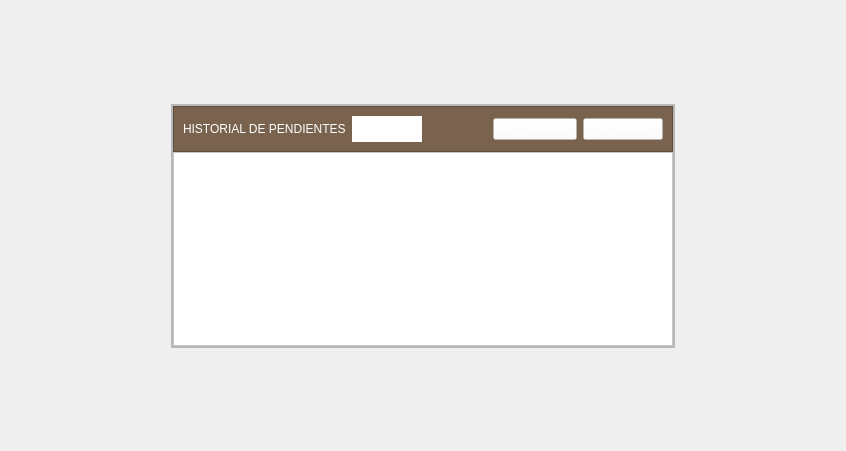
<?xml version="1.0" encoding="UTF-8"?>
<ui version="4.0">
 <class>Tasks</class>
 <widget class="QWidget" name="Tasks">
  <property name="geometry">
   <rect>
    <x>0</x>
    <y>0</y>
    <width>846</width>
    <height>451</height>
   </rect>
  </property>
  <property name="windowTitle">
   <string>Form</string>
  </property>
  <layout class="QVBoxLayout" name="verticalLayout">
   <property name="spacing">
    <number>0</number>
   </property>
   <property name="leftMargin">
    <number>0</number>
   </property>
   <property name="topMargin">
    <number>0</number>
   </property>
   <property name="rightMargin">
    <number>0</number>
   </property>
   <property name="bottomMargin">
    <number>0</number>
   </property>
   <item>
    <spacer name="verticalSpacer">
     <property name="orientation">
      <enum>Qt::Vertical</enum>
     </property>
     <property name="sizeHint" stdset="0">
      <size>
       <width>20</width>
       <height>96</height>
      </size>
     </property>
    </spacer>
   </item>
   <item>
    <layout class="QHBoxLayout" name="horizontalLayout_3">
     <item>
      <spacer name="horizontalSpacer_3">
       <property name="orientation">
        <enum>Qt::Horizontal</enum>
       </property>
       <property name="sizeHint" stdset="0">
        <size>
         <width>40</width>
         <height>20</height>
        </size>
       </property>
      </spacer>
     </item>
     <item>
      <widget class="QFrame" name="frame_4">
       <property name="frameShape">
        <enum>QFrame::StyledPanel</enum>
       </property>
       <property name="frameShadow">
        <enum>QFrame::Raised</enum>
       </property>
       <layout class="QVBoxLayout" name="verticalLayout_4">
        <property name="leftMargin">
         <number>0</number>
        </property>
        <property name="topMargin">
         <number>0</number>
        </property>
        <property name="rightMargin">
         <number>0</number>
        </property>
        <property name="bottomMargin">
         <number>0</number>
        </property>
        <item>
         <widget class="QFrame" name="frame_5">
          <property name="frameShape">
           <enum>QFrame::StyledPanel</enum>
          </property>
          <property name="frameShadow">
           <enum>QFrame::Raised</enum>
          </property>
          <layout class="QVBoxLayout" name="verticalLayout_5">
           <property name="spacing">
            <number>0</number>
           </property>
           <property name="leftMargin">
            <number>0</number>
           </property>
           <property name="topMargin">
            <number>0</number>
           </property>
           <property name="rightMargin">
            <number>0</number>
           </property>
           <property name="bottomMargin">
            <number>0</number>
           </property>
           <item>
            <widget class="QFrame" name="frame_6">
             <property name="styleSheet">
              <string notr="true">background-color:#79634E;</string>
             </property>
             <property name="frameShape">
              <enum>QFrame::StyledPanel</enum>
             </property>
             <property name="frameShadow">
              <enum>QFrame::Raised</enum>
             </property>
             <layout class="QHBoxLayout" name="horizontalLayout_2">
              <item>
               <widget class="QLabel" name="label_10">
                <property name="styleSheet">
                 <string notr="true">font: 10pt &quot;MS Shell Dlg 2&quot;;
color: white;</string>
                </property>
                <property name="text">
                 <string>HISTORIAL DE PENDIENTES</string>
                </property>
               </widget>
              </item>
              <item>
               <widget class="QComboBox" name="pages">
                <property name="styleSheet">
                 <string notr="true">QComboBox::drop-down  {
	border:0px;
}

QComboBox{
	background-color:white;
	color: #294D39;
	border-style:outset;
	font: 10pt &quot;MS Shell Dlg 2&quot;;
	padding:5px;	
	min-height:1.5em;
}

QListView{
	background-color:white;
	border-style:outset;
	color:#294D39;
	font: 10pt &quot;MS Shell Dlg 2&quot;;
	padding:5px;
}

</string>
                </property>
               </widget>
              </item>
              <item>
               <spacer name="horizontalSpacer_2">
                <property name="orientation">
                 <enum>Qt::Horizontal</enum>
                </property>
                <property name="sizeHint" stdset="0">
                 <size>
                  <width>65</width>
                  <height>8</height>
                 </size>
                </property>
               </spacer>
              </item>
              <item>
               <widget class="QPushButton" name="modify_butt_2">
                <property name="styleSheet">
                 <string notr="true">font: 10pt &quot;MS Shell Dlg 2&quot;;
color:white;
background-color:rgba(255,255,255,30%);
min-width:8em;
max-width:8em;
min-height:2em;
max-height:2em;</string>
                </property>
                <property name="text">
                 <string>RECUPERAR</string>
                </property>
               </widget>
              </item>
              <item>
               <widget class="QPushButton" name="delete_butt_2">
                <property name="styleSheet">
                 <string notr="true">font: 10pt &quot;MS Shell Dlg 2&quot;;
color:white;
background-color:rgba(255,255,255,30%);
min-width:8em;
max-width:8em;
min-height:2em;
max-height:2em;</string>
                </property>
                <property name="text">
                 <string>BORRAR</string>
                </property>
               </widget>
              </item>
             </layout>
            </widget>
           </item>
           <item>
            <widget class="QFrame" name="frame_7">
             <property name="styleSheet">
              <string notr="true">background-color:white;</string>
             </property>
             <property name="frameShape">
              <enum>QFrame::StyledPanel</enum>
             </property>
             <property name="frameShadow">
              <enum>QFrame::Raised</enum>
             </property>
             <layout class="QVBoxLayout" name="verticalLayout_6">
              <property name="spacing">
               <number>0</number>
              </property>
              <property name="leftMargin">
               <number>0</number>
              </property>
              <property name="topMargin">
               <number>0</number>
              </property>
              <property name="rightMargin">
               <number>0</number>
              </property>
              <property name="bottomMargin">
               <number>0</number>
              </property>
              <item>
               <widget class="QTableWidget" name="table_clients_2">
                <property name="styleSheet">
                 <string notr="true">QTableWidget{
border-top: 2.5px solid white;
border-bottom: 2.5px solid white;
border-right: 2.5px solid white;
border-left: 2.5px solid white;
font: 10pt &quot;MS Shell Dlg 2&quot;;
color: #294D39;
}

QTableWidget::item{ 
	selection-background-color: #B6B6B6;
}

QHeaderView::section {
    background-color: #F2F2F2;
	border: 1px solid white;
	font: 10pt &quot;MS Shell Dlg 2&quot;;
	color: #294D39;
	border-style:outset;
	padding:0;
    height: 2em;
}</string>
                </property>
                <property name="horizontalScrollBarPolicy">
                 <enum>Qt::ScrollBarAlwaysOff</enum>
                </property>
                <property name="editTriggers">
                 <set>QAbstractItemView::NoEditTriggers</set>
                </property>
                <attribute name="verticalHeaderVisible">
                 <bool>false</bool>
                </attribute>
               </widget>
              </item>
             </layout>
            </widget>
           </item>
          </layout>
         </widget>
        </item>
       </layout>
      </widget>
     </item>
     <item>
      <spacer name="horizontalSpacer_4">
       <property name="orientation">
        <enum>Qt::Horizontal</enum>
       </property>
       <property name="sizeHint" stdset="0">
        <size>
         <width>40</width>
         <height>20</height>
        </size>
       </property>
      </spacer>
     </item>
    </layout>
   </item>
   <item>
    <spacer name="verticalSpacer_2">
     <property name="orientation">
      <enum>Qt::Vertical</enum>
     </property>
     <property name="sizeHint" stdset="0">
      <size>
       <width>20</width>
       <height>95</height>
      </size>
     </property>
    </spacer>
   </item>
  </layout>
 </widget>
 <resources/>
 <connections/>
</ui>
